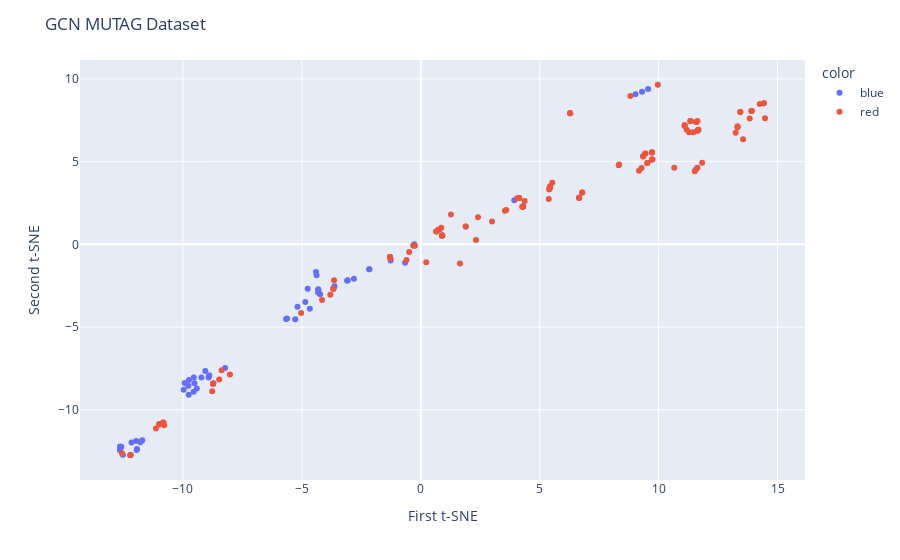

Source (notebook cell):
### Code cell
fig = px.scatter(x=X_tsne[:, 0], y=X_tsne[:, 1], color=labels)
fig.update_layout(
    title="GCN MUTAG Dataset",
    xaxis_title="First t-SNE",
    yaxis_title="Second t-SNE",
)
fig.show()
